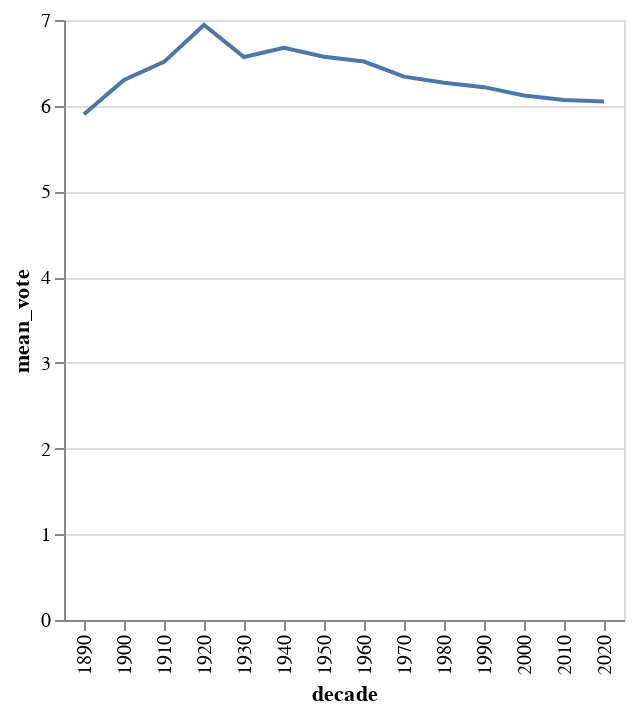

Here is the notebook cell this chart was saved with:
### Code cell
alt.Chart(yearVRatingClean).mark_line().encode(x='decade:O', y='mean_vote:Q').interactive()

### Figure 1 — Vega-Lite specification as saved in the notebook (floating-point values rounded to 4 significant figures)
{"config": {"view": {"continuousWidth": 400, "continuousHeight": 300}}, "data": {"name": "data-942649a194bb87d4fa3c1549f255a36f"}, "mark": "line", "encoding": {"x": {"type": "ordinal", "field": "decade"}, "y": {"type": "quantitative", "field": "mean_vote"}}, "selection": {"selector001": {"type": "interval", "bind": "scales", "encodings": ["x", "y"]}}, "$schema": "https://vega.github.io/schema/vega-lite/v4.8.1.json", "datasets": {"data-942649a194bb87d4fa3c1549f255a36f": [{"mean_vote": 5.9, "decade": 1890}, {"mean_vote": 6.3, "decade": 1900}, {"mean_vote": 6.512, "decade": 1910}, {"mean_vote": 6.943, "decade": 1920}, {"mean_vote": 6.568, "decade": 1930}, {"mean_vote": 6.675, "decade": 1940}, {"mean_vote": 6.571, "decade": 1950}, {"mean_vote": 6.516, "decade": 1960}, {"mean_vote": 6.34, "decade": 1970}, {"mean_vote": 6.268, "decade": 1980}, {"mean_vote": 6.217, "decade": 1990}, {"mean_vote": 6.12, "decade": 2000}, {"mean_vote": 6.068, "decade": 2010}, {"mean_vote": 6.048, "decade": 2020}]}}
